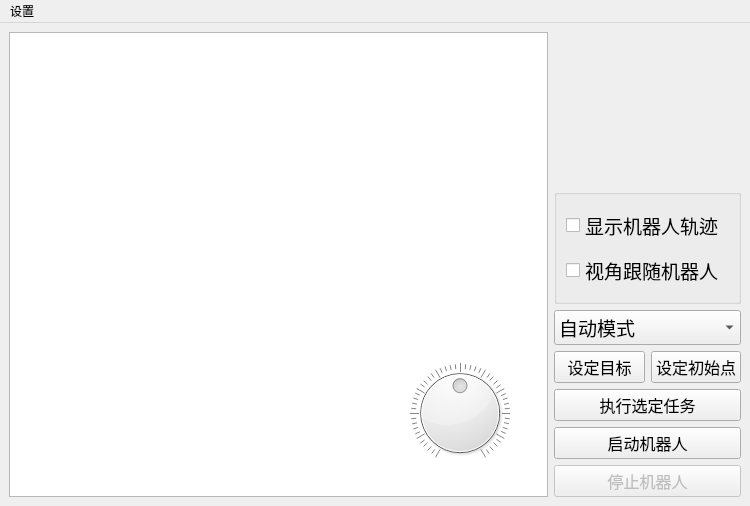
<?xml version="1.0" encoding="UTF-8"?>
<ui version="4.0">
 <class>MainWindow</class>
 <widget class="QMainWindow" name="MainWindow">
  <property name="geometry">
   <rect>
    <x>0</x>
    <y>0</y>
    <width>750</width>
    <height>506</height>
   </rect>
  </property>
  <property name="windowTitle">
   <string>上海交通大学&quot;交龙&quot;智能轮椅导航平台</string>
  </property>
  <widget class="QWidget" name="centralwidget">
   <property name="layoutDirection">
    <enum>Qt::LeftToRight</enum>
   </property>
   <layout class="QGridLayout" name="gridLayout_2">
    <item row="0" column="0" rowspan="3">
     <widget class="GraphWidget" name="graphicsView">
      <property name="minimumSize">
       <size>
        <width>400</width>
        <height>450</height>
       </size>
      </property>
     </widget>
    </item>
    <item row="0" column="1">
     <widget class="laserWidget" name="laserDisplay" native="true">
      <property name="minimumSize">
       <size>
        <width>187</width>
        <height>151</height>
       </size>
      </property>
      <property name="maximumSize">
       <size>
        <width>187</width>
        <height>20000</height>
       </size>
      </property>
     </widget>
    </item>
    <item row="1" column="1">
     <widget class="QGroupBox" name="status">
      <property name="minimumSize">
       <size>
        <width>187</width>
        <height>40</height>
       </size>
      </property>
      <property name="maximumSize">
       <size>
        <width>187</width>
        <height>160</height>
       </size>
      </property>
      <property name="title">
       <string/>
      </property>
      <layout class="QGridLayout" name="gridLayout">
       <item row="1" column="0">
        <widget class="QCheckBox" name="setFocusOnRobot">
         <property name="font">
          <font>
           <pointsize>14</pointsize>
           <weight>50</weight>
           <italic>false</italic>
           <bold>false</bold>
          </font>
         </property>
         <property name="text">
          <string>视角跟随机器人</string>
         </property>
        </widget>
       </item>
       <item row="0" column="0">
        <widget class="QCheckBox" name="setHistoryRobot">
         <property name="font">
          <font>
           <pointsize>14</pointsize>
          </font>
         </property>
         <property name="acceptDrops">
          <bool>false</bool>
         </property>
         <property name="text">
          <string>显示机器人轨迹</string>
         </property>
         <property name="tristate">
          <bool>false</bool>
         </property>
        </widget>
       </item>
      </layout>
     </widget>
    </item>
    <item row="2" column="1">
     <layout class="QVBoxLayout" name="verticalLayout_2">
      <item>
       <widget class="QComboBox" name="comboBox">
        <property name="minimumSize">
         <size>
          <width>185</width>
          <height>35</height>
         </size>
        </property>
        <property name="font">
         <font>
          <pointsize>14</pointsize>
         </font>
        </property>
        <item>
         <property name="text">
          <string>自动模式</string>
         </property>
        </item>
        <item>
         <property name="text">
          <string>半自动模式</string>
         </property>
        </item>
        <item>
         <property name="text">
          <string>手动模式</string>
         </property>
        </item>
       </widget>
      </item>
      <item>
       <layout class="QHBoxLayout" name="horizontalLayout">
        <item>
         <widget class="QPushButton" name="setGoal">
          <property name="minimumSize">
           <size>
            <width>0</width>
            <height>32</height>
           </size>
          </property>
          <property name="font">
           <font>
            <pointsize>12</pointsize>
           </font>
          </property>
          <property name="text">
           <string>设定目标</string>
          </property>
         </widget>
        </item>
        <item>
         <widget class="QPushButton" name="setPos">
          <property name="minimumSize">
           <size>
            <width>0</width>
            <height>32</height>
           </size>
          </property>
          <property name="font">
           <font>
            <pointsize>12</pointsize>
           </font>
          </property>
          <property name="acceptDrops">
           <bool>true</bool>
          </property>
          <property name="autoFillBackground">
           <bool>true</bool>
          </property>
          <property name="text">
           <string>设定初始点</string>
          </property>
         </widget>
        </item>
       </layout>
      </item>
      <item>
       <widget class="QPushButton" name="setTopo">
        <property name="minimumSize">
         <size>
          <width>185</width>
          <height>32</height>
         </size>
        </property>
        <property name="font">
         <font>
          <pointsize>12</pointsize>
         </font>
        </property>
        <property name="text">
         <string>执行选定任务</string>
        </property>
       </widget>
      </item>
      <item>
       <widget class="QPushButton" name="startRobot">
        <property name="minimumSize">
         <size>
          <width>185</width>
          <height>32</height>
         </size>
        </property>
        <property name="font">
         <font>
          <pointsize>12</pointsize>
         </font>
        </property>
        <property name="text">
         <string>启动机器人</string>
        </property>
       </widget>
      </item>
      <item>
       <widget class="QPushButton" name="stopRobot">
        <property name="enabled">
         <bool>false</bool>
        </property>
        <property name="minimumSize">
         <size>
          <width>185</width>
          <height>32</height>
         </size>
        </property>
        <property name="font">
         <font>
          <pointsize>12</pointsize>
         </font>
        </property>
        <property name="text">
         <string>停止机器人</string>
        </property>
       </widget>
      </item>
     </layout>
    </item>
   </layout>
   <widget class="QDial" name="dial">
    <property name="geometry">
     <rect>
      <x>410</x>
      <y>340</y>
      <width>100</width>
      <height>100</height>
     </rect>
    </property>
    <property name="minimumSize">
     <size>
      <width>100</width>
      <height>100</height>
     </size>
    </property>
    <property name="maximumSize">
     <size>
      <width>100</width>
      <height>100</height>
     </size>
    </property>
    <property name="minimum">
     <number>-100</number>
    </property>
    <property name="maximum">
     <number>100</number>
    </property>
    <property name="singleStep">
     <number>1</number>
    </property>
    <property name="pageStep">
     <number>10</number>
    </property>
    <property name="value">
     <number>0</number>
    </property>
    <property name="invertedAppearance">
     <bool>false</bool>
    </property>
    <property name="wrapping">
     <bool>false</bool>
    </property>
    <property name="notchesVisible">
     <bool>true</bool>
    </property>
   </widget>
   <zorder>graphicsView</zorder>
   <zorder>laserDisplay</zorder>
   <zorder>status</zorder>
   <zorder>dial</zorder>
  </widget>
  <widget class="QMenuBar" name="menubar">
   <property name="geometry">
    <rect>
     <x>0</x>
     <y>0</y>
     <width>750</width>
     <height>28</height>
    </rect>
   </property>
   <widget class="QMenu" name="menuHost">
    <property name="title">
     <string>设置</string>
    </property>
    <addaction name="action_2"/>
   </widget>
   <addaction name="menuHost"/>
  </widget>
  <action name="action">
   <property name="text">
    <string>文件</string>
   </property>
  </action>
  <action name="action_2">
   <property name="text">
    <string>地址</string>
   </property>
  </action>
 </widget>
 <customwidgets>
  <customwidget>
   <class>GraphWidget</class>
   <extends>QGraphicsView</extends>
   <header location="global">component</header>
   <slots>
    <slot>zoom(int)</slot>
    <slot>enterSetPose()</slot>
    <slot>enterSetGoal()</slot>
    <slot>setFocusOnRobot(bool)</slot>
    <slot>setShowHistoryRobot(bool)</slot>
   </slots>
  </customwidget>
  <customwidget>
   <class>laserWidget</class>
   <extends>QWidget</extends>
   <header>component</header>
   <container>1</container>
  </customwidget>
 </customwidgets>
 <resources/>
 <connections>
  <connection>
   <sender>dial</sender>
   <signal>valueChanged(int)</signal>
   <receiver>graphicsView</receiver>
   <slot>zoom(int)</slot>
   <hints>
    <hint type="sourcelabel">
     <x>499</x>
     <y>484</y>
    </hint>
    <hint type="destinationlabel">
     <x>303</x>
     <y>301</y>
    </hint>
   </hints>
  </connection>
  <connection>
   <sender>startRobot</sender>
   <signal>clicked()</signal>
   <receiver>MainWindow</receiver>
   <slot>startGoal()</slot>
   <hints>
    <hint type="sourcelabel">
     <x>697</x>
     <y>521</y>
    </hint>
    <hint type="destinationlabel">
     <x>399</x>
     <y>299</y>
    </hint>
   </hints>
  </connection>
  <connection>
   <sender>stopRobot</sender>
   <signal>clicked()</signal>
   <receiver>MainWindow</receiver>
   <slot>stopGoal()</slot>
   <hints>
    <hint type="sourcelabel">
     <x>697</x>
     <y>554</y>
    </hint>
    <hint type="destinationlabel">
     <x>399</x>
     <y>299</y>
    </hint>
   </hints>
  </connection>
  <connection>
   <sender>setGoal</sender>
   <signal>clicked()</signal>
   <receiver>graphicsView</receiver>
   <slot>enterSetGoal()</slot>
   <hints>
    <hint type="sourcelabel">
     <x>648</x>
     <y>448</y>
    </hint>
    <hint type="destinationlabel">
     <x>303</x>
     <y>301</y>
    </hint>
   </hints>
  </connection>
  <connection>
   <sender>setPos</sender>
   <signal>clicked()</signal>
   <receiver>graphicsView</receiver>
   <slot>enterSetPose()</slot>
   <hints>
    <hint type="sourcelabel">
     <x>742</x>
     <y>448</y>
    </hint>
    <hint type="destinationlabel">
     <x>303</x>
     <y>301</y>
    </hint>
   </hints>
  </connection>
  <connection>
   <sender>setTopo</sender>
   <signal>clicked()</signal>
   <receiver>MainWindow</receiver>
   <slot>startTopoTask()</slot>
   <hints>
    <hint type="sourcelabel">
     <x>697</x>
     <y>510</y>
    </hint>
    <hint type="destinationlabel">
     <x>399</x>
     <y>299</y>
    </hint>
   </hints>
  </connection>
  <connection>
   <sender>setFocusOnRobot</sender>
   <signal>toggled(bool)</signal>
   <receiver>graphicsView</receiver>
   <slot>setFocusOnRobot(bool)</slot>
   <hints>
    <hint type="sourcelabel">
     <x>703</x>
     <y>396</y>
    </hint>
    <hint type="destinationlabel">
     <x>304</x>
     <y>320</y>
    </hint>
   </hints>
  </connection>
  <connection>
   <sender>setHistoryRobot</sender>
   <signal>toggled(bool)</signal>
   <receiver>graphicsView</receiver>
   <slot>setShowHistoryRobot(bool)</slot>
   <hints>
    <hint type="sourcelabel">
     <x>703</x>
     <y>368</y>
    </hint>
    <hint type="destinationlabel">
     <x>304</x>
     <y>325</y>
    </hint>
   </hints>
  </connection>
  <connection>
   <sender>action_2</sender>
   <signal>triggered()</signal>
   <receiver>MainWindow</receiver>
   <slot>setHost()</slot>
   <hints>
    <hint type="sourcelabel">
     <x>-1</x>
     <y>-1</y>
    </hint>
    <hint type="destinationlabel">
     <x>374</x>
     <y>252</y>
    </hint>
   </hints>
  </connection>
 </connections>
 <slots>
  <slot>startGoal()</slot>
  <slot>stopGoal()</slot>
  <slot>startTopoTask()</slot>
  <slot>setHost()</slot>
 </slots>
</ui>
